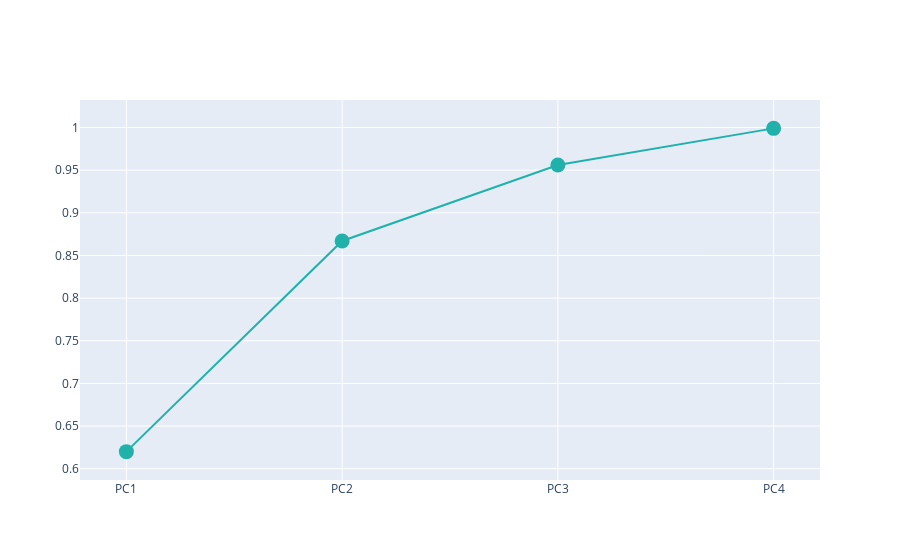

Notebook code cell kept with this figure:
### Code cell
#Plotting the Cumulative Explained variances of our principal components
fig = go.Figure()

fig.add_trace(
    go.Scatter(
        x=df_explained_variance['PC'],
        y=df_explained_variance['Cumulative Variance'],
        marker=dict(size=15, color="LightSeaGreen")
    ))

fig.show()

### Figure 1 — Plotly figure (JSON) as saved in the notebook; plotly's stock layout.template omitted (floating-point values rounded to 4 significant figures)
{"data": [{"marker": {"color": "LightSeaGreen", "size": 15}, "type": "scatter", "x": ["PC1", "PC2", "PC3", "PC4"], "y": [0.62, 0.867, 0.956, 0.999]}], "layout": {}}
